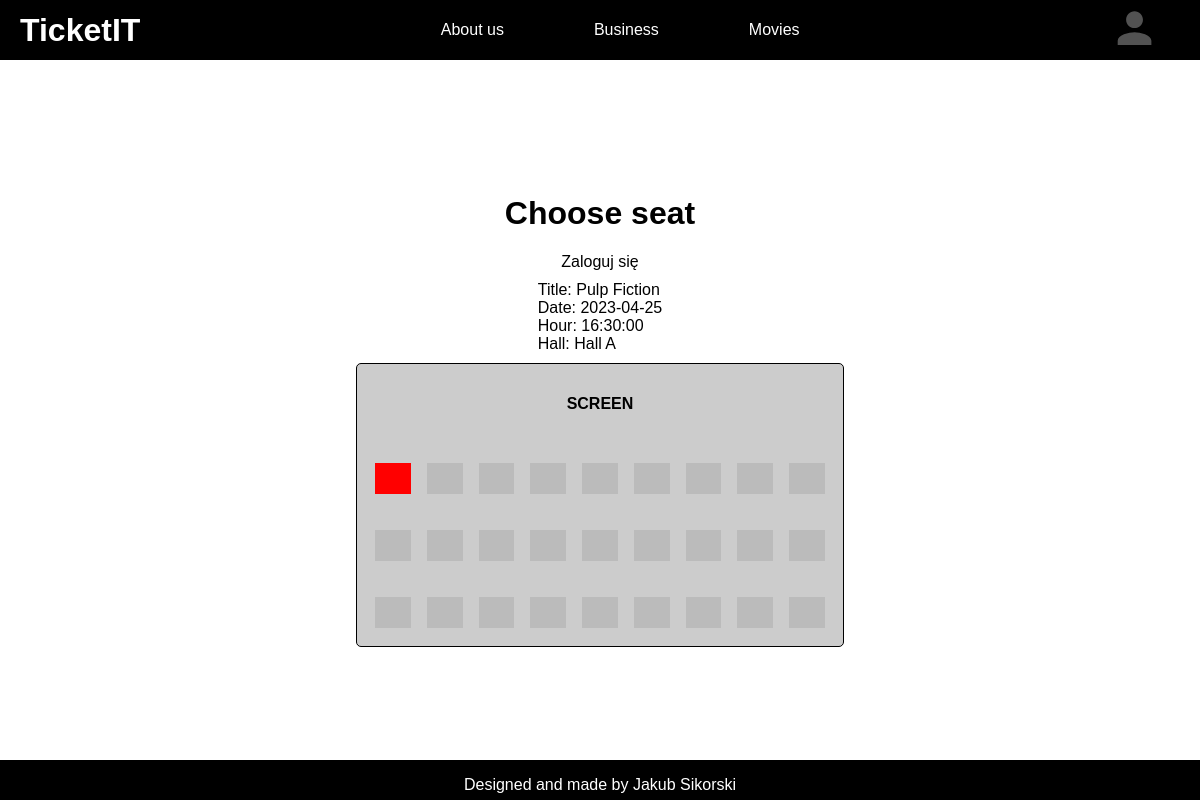
The app's page /select-seat.php?scheduleId=68 with its own data.
### tables this page shows
CREATE TABLE `schedule` (
  `schedule_id` int(11) NOT NULL,
  `date` date DEFAULT NULL,
  `hour` time DEFAULT NULL,
  `movie_id` int(11) DEFAULT NULL,
  `hall_id` int(11) DEFAULT NULL
);

CREATE TABLE `movies` (
  `movie_id` int(11) NOT NULL,
  `director` varchar(255) DEFAULT NULL,
  `title` varchar(255) DEFAULT NULL,
  `year` int(11) DEFAULT NULL,
  `description` text DEFAULT NULL,
  `genre` varchar(255) DEFAULT NULL,
  `duration` int(11) NOT NULL,
  `poster` longtext NOT NULL
);

CREATE TABLE `cinema_hall` (
  `hall_id` int(11) NOT NULL,
  `hall_name` varchar(255) DEFAULT NULL
);

### select-seat.php (the view, shortened to what this page needs)
<!DOCTYPE html>
<html>
<head>
  <link rel="stylesheet" href="style/style-select-seat.css">
</head>
<body>
<?php
  include("header.php");
?>
  <div class="main-container">
    <h1>Choose seat</h1>
    <?php
    include("dbconnection.php");
    if (isset($_SESSION['user_id'])) {
      $user_id = $_SESSION['user_id'];
    } else {
      echo 'Zaloguj się';
    }
    $scheduleId = $_GET['scheduleId'];
    $sql2 = "SELECT movies.title, schedule.date, schedule.hour, cinema_hall.hall_name FROM cinema_hall, movies, schedule WHERE  schedule.schedule_id = $scheduleId AND movies.movie_id=schedule.movie_id AND schedule.hall_id = cinema_hall.hall_id;";
    $result2 = $conn->query($sql2);
    $row2 = $result2->fetch_assoc();
    echo '<div class="movie-info-container">';
    echo 'Title: ' . $row2["title"] . '<br>';
    echo 'Date: ' . $row2['date'] . '<br>';
    echo 'Hour: ' . $row2['hour'] . '<br>';
    echo 'Hall: ' . $row2['hall_name'] . '<br>';
    echo '</div>';
    $sql = "SELECT schedule.schedule_id, seats.seat_id, seats.row_number, seats.seat_number FROM schedule, seats, cinema_hall WHERE seats.hall_id = cinema_hall.hall_id AND schedule.hall_id=cinema_hall.hall_id AND schedule.schedule_id=$scheduleId;";
    $result = $conn->query($sql);
    $rows = array();
    if ($result->num_rows > 0) {
      while ($row = $result->fetch_assoc()) {
        if (array_key_exists($row["row_number"], $rows)) {
          array_push($rows[$row["row_number"]], $row["seat_number"] = $row["seat_id"]);
        } else {
          $rows[$row["row_number"]] = array($row["seat_number"] => $row["seat_id"]);
        }
      }
    } else {
      echo "Brak wyników.";
    }
    $selectedRowNumber = null;
    $selectedSeatNumber = null;
    echo '<div class="choose-container">';
    echo '<h4>SCREEN</h4>';
    $sql4 = "SELECT seats.seat_number, seats.row_number FROM seats, booked, movies, schedule, cinema_hall WHERE booked.schedule_id = schedule.schedule_id AND schedule.movie_id = movies.movie_id AND booked.seat_id = seats.seat_id AND seats.hall_id = cinema_hall.hall_id AND schedule.schedule_id = $scheduleId;";
    $result4 = $conn->query($sql4);
    $taken_seats = array();
    while ($row4 = $result4->fetch_assoc()) {
      $taken_seats[$row4["row_number"]][$row4["seat_number"]] = true;
    }
    foreach ($rows as $row_number => $seats) {
      echo '<div class="seats-container">';
      echo '<table>';
      echo '<tr>';
      foreach ($seats as $seat_number => $seat_id) {
        echo '<td>';
        echo '<form method="post">';
        if ($selectedRowNumber == $row_number && $selectedSeatNumber == $seat_number) {
          echo '<input type="submit" name="selectedSeatId" style="background: #007bff;" value=" ">';
        } else {
          if (isset($taken_seats[$row_number][$seat_number])) {
            echo '<input type="submit" name="takenSeat" style="background: #ff0000;" value=" " disabled>';
          } else {
            echo '<input type="submit" name="selectedSeatId" style="background: #bbb;" value=" ">';
          }
        }
        echo '</form>';
        echo '</td>';
      }
      echo '</tr>';
      echo '</table>';
      echo '</div>';
    }
    echo '</div>';
    ?>
  </div>
  <div class="footer">
    <p>Designed and made by Jakub Sikorski</p>
  </div>
</body>
</html>

### style/style-select-seat.css (style rules this page uses)
body { background-color: #ffffff; color: #000000; font-family: Arial, sans-serif; margin: 0; padding: 0; display: flex; flex-direction: column; min-height: 100vh; }
table { border-collapse: collapse; margin-top: 20px; }
th, td { padding: 8px; text-align: center; border: none; }
input[type="submit"] { color: #ffffff; border: none; padding: 8px 16px; cursor: pointer; }
.seats-container { display: flex; justify-content: center; align-items: center; }
.main-container { display: flex; justify-content: center; align-items: center; position: relative; flex-direction: column; padding: 0; margin: 0; flex-grow: 1; }
.choose-container { border: 1px solid black; border-radius: 5px; padding: 10px; background-color: #ccc; }
.movie-info-container { padding: 10px; }
.choose-container h4 { text-align: center; }
.footer { background-color: #000; color: #fff; text-align: center; position: relative; height: 5vh; }

### records on screen
schedule: movie.title "Pulp Fiction", date "2023-04-25", hour "16:30:00", hall.hall_name "Hall A"
